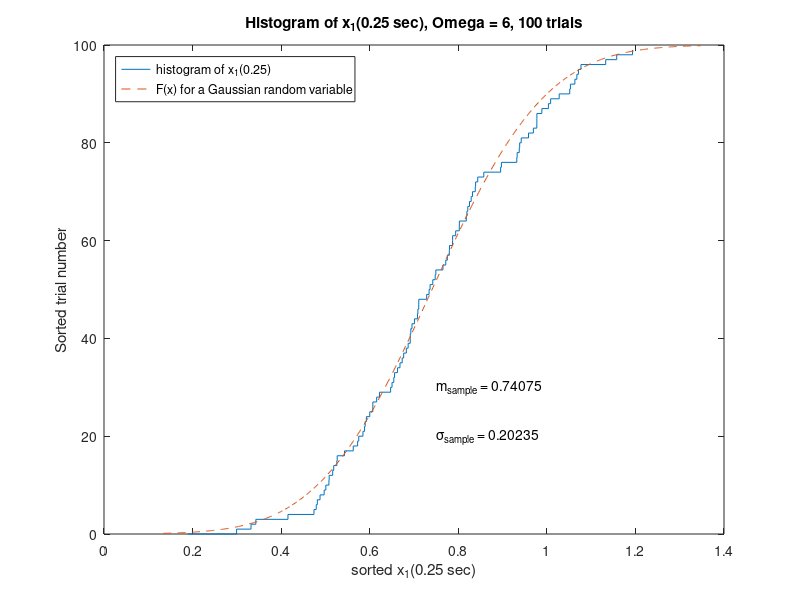

Write the MATLAB code that produced this figure.
%% script histo.m
%
% process a 100-trial Monte Carlo ensemble to inspect a histogram
% run mc_tracker first!
%
% JH Taylor - 8 Feb 2011
%
load x1p25data % data stored during a 100-trial run, Omega = 6
y1sort = sort(x1p25);
for i=1:100 xbogus(i) = i-1; end
figure; stairs(y1sort,xbogus)
title('Histogram of x_1(0.25 sec), Omega = 6, 100 trials')
ylabel('Sorted trial number')
xlabel('sorted x_1(0.25 sec)')
hold on
%%  now produce the F(x) for a Gaussian RV with the same
%%  mean and sigma to overlay; generate 401 points, from
%%  m - 3*sigma to m + 3*sigma
sqrt2 = sqrt(2);
for i = 1:601
   vmult = (i-301)/100;  % ranges from -3 to +3
   Pdf(i) = vmult*sig1p25 + m1p25; 
   Horiz(i) = 50*(1 + erf(vmult/sqrt2));
end
plot(Pdf,Horiz,'--')
legend('histogram of x_1(0.25)','F(x) for a Gaussian random variable','location','northwest')
text(0.75,30,['m_{sample} = ',num2str(m1p25)])
text(0.75,20,['\sigma_{sample} = ',num2str(sig1p25)])
